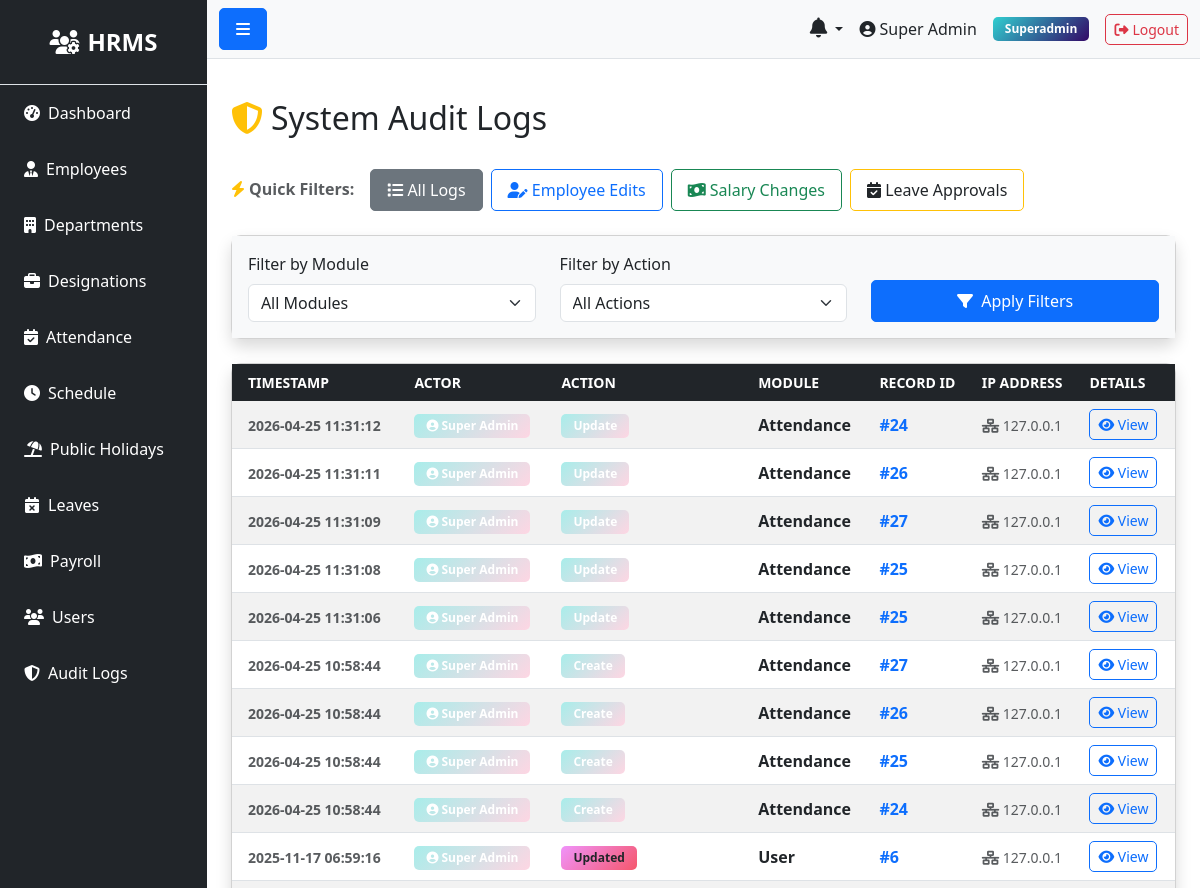
/audit-logs (signed in, upper part), run on an earlier commit of the app's database.
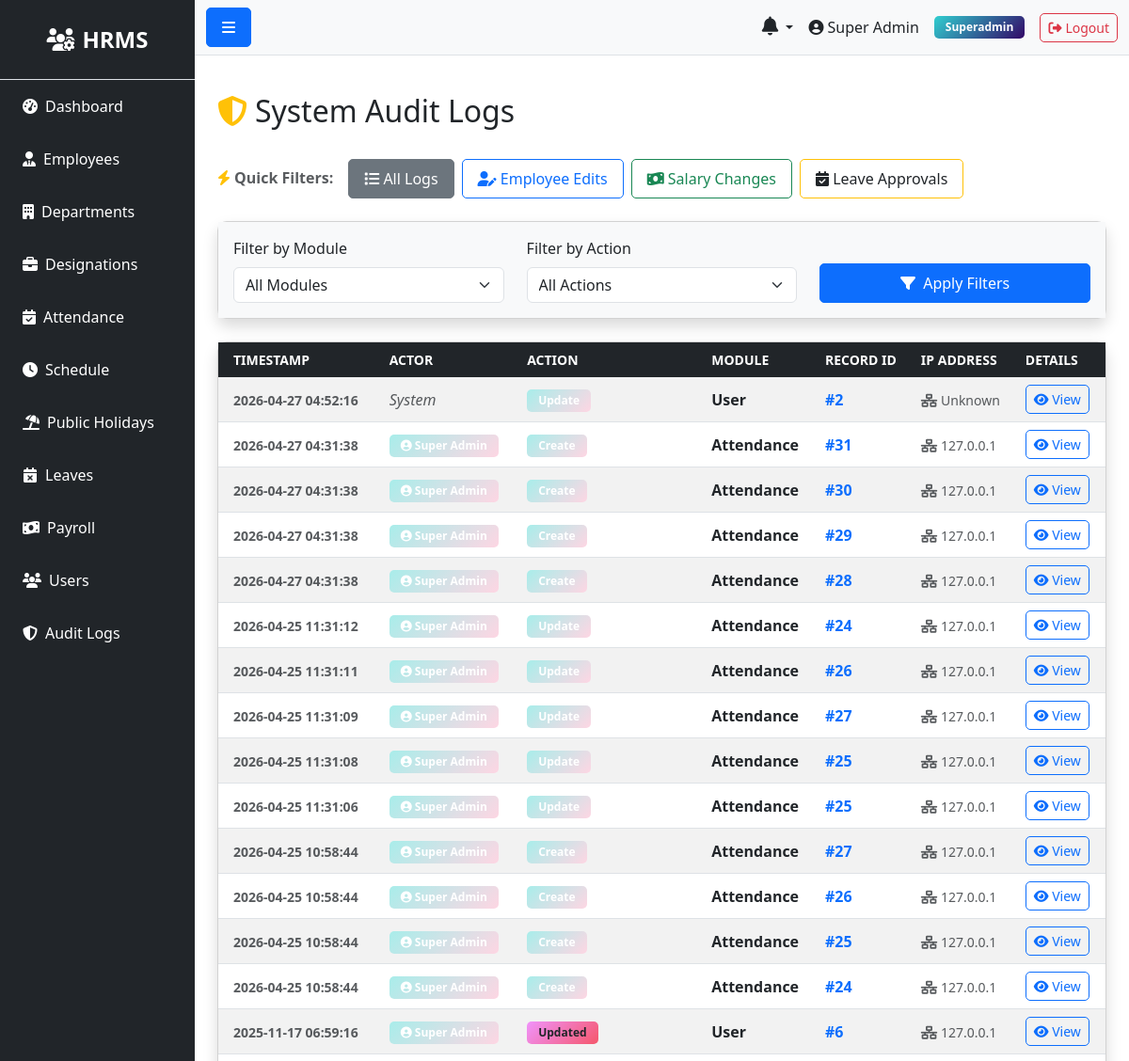
And on a later commit of the database.
### models.py (models this page shows)
class AuditLog(db.Model):
    __tablename__ = 'audit_logs'
    id = db.Column(db.Integer, primary_key=True)
    actor_id = db.Column(db.Integer, db.ForeignKey('users.id'), nullable=True)
    action = db.Column(db.String(100), nullable=False)  # create, update, delete, login, etc.
    model = db.Column(db.String(100))
    record_id = db.Column(db.Integer)
    old_data = db.Column(db.Text)
    new_data = db.Column(db.Text)
    ip_address = db.Column(db.String(45))
    created_at = db.Column(db.DateTime, default=datetime.utcnow)
    actor = db.relationship('User', backref='audit_logs', lazy=True)

class User(UserMixin, db.Model):
    __tablename__ = 'users'
    id = db.Column(db.Integer, primary_key=True)
    role_id = db.Column(db.Integer, db.ForeignKey('roles.id'), nullable=False)
    name = db.Column(db.String(100), nullable=False)
    email = db.Column(db.String(100), unique=True, nullable=False)
    phone = db.Column(db.String(20))
    status = db.Column(db.String(20), default='active')
    password = db.Column(db.String(255), nullable=False)
    remember_token = db.Column(db.String(100))
    email_verified_at = db.Column(db.DateTime)
    created_at = db.Column(db.DateTime, default=datetime.utcnow)
    updated_at = db.Column(db.DateTime, default=datetime.utcnow, onupdate=datetime.utcnow)

### routes/admin.py (the view)
@bp.route('/audit-logs')
@login_required
def audit_logs():
    if current_user.role.name != 'superadmin':
        flash('Access denied. Only Super Admin can view audit logs.', 'danger')
        return redirect(url_for('auth.login'))
    from models import AuditLog
    model_filter = request.args.get('model')
    action_filter = request.args.get('action')
    query = AuditLog.query
    if model_filter:
        query = query.filter_by(model=model_filter)
    if action_filter:
        query = query.filter_by(action=action_filter)
    logs = query.order_by(AuditLog.created_at.desc()).limit(200).all()
    for log in logs:
        try:
            log.parsed_old = json.loads(log.old_data) if log.old_data else {}
            log.parsed_new = json.loads(log.new_data) if log.new_data else {}
            keys = set()
            keys.update(log.parsed_old.keys())
            keys.update(log.parsed_new.keys())
            log.changed_keys = sorted(list(keys))
        except:
            log.parsed_old = {}
            log.parsed_new = {}
            log.changed_keys = []
    return render_template('admin/audit_logs.html', logs=logs)

### app.py (called while the page is built)
@login_manager.user_loader
def load_user(user_id):
    try:
        return db.session.get(User, int(user_id))
    except Exception as e:
        app.logger.error(f'Error loading user {user_id}: {str(e)}')
        return None

@app.context_processor
def inject_user():
    pending_leaves = 0
    unread_notifications_count = 0
    recent_notifications = []
    try:
        if current_user.is_authenticated:
            if getattr(current_user, 'role', None) and current_user.role.name in ['superadmin', 'hr']:
                from models import Leave
                pending_leaves = Leave.query.filter_by(status='pending').count()
            unread_notifications_count = Notification.query.filter_by(user_id=current_user.id, is_read=False).count()
            recent_notifications = Notification.query.filter_by(user_id=current_user.id).order_by(Notification.created_at.desc()).limit(5).all()
    except Exception:
        pass
    return dict(current_user=current_user, pending_leaves=pending_leaves, unread_notifications_count=unread_notifications_count, recent_notifications=recent_notifications)

### templates/admin/audit_logs.html (shortened to what the changed rows need)
{% extends "base.html" %}
{% block content %}
<div class="d-flex justify-content-between align-items-center mb-4">
    <h2><i class="fas fa-shield-alt text-warning me-2"></i>System Audit Logs</h2>
</div>
<div class="card shadow">
    <div class="card-body p-0">
        <div class="table-responsive">
            <table class="table table-hover table-striped align-middle mb-0">
                <thead class="table-dark">
                    <tr>
                        <th class="ps-3 border-0">Timestamp</th>
                        <th class="border-0">Actor</th>
                        <th class="border-0">Action</th>
                        <th class="border-0">Module</th>
                        <th class="border-0">Record ID</th>
                        <th class="border-0">IP Address</th>
                        <th class="border-0">Details</th>
                    </tr>
                </thead>
                <tbody>
                    {% for log in logs %}
                    <tr>
                        <td class="ps-3"><small class="text-muted fw-bold">{{ log.created_at.strftime('%Y-%m-%d %H:%M:%S') if log.created_at else 'Unknown' }}</small></td>
                        <td>
                            {% if log.actor %}
                                <span class="badge bg-secondary"><i class="fas fa-user-circle"></i> {{ log.actor.name }}</span>
                            {% else %}
                                <span class="text-muted fst-italic">System</span>
                            {% endif %}
                        </td>
                        <td>
                            {% if log.action == 'create' %}
                                <span class="badge bg-success">Created</span>
                            {% elif log.action == 'update' %}
                                <span class="badge bg-warning text-dark">Updated</span>
                            {% elif log.action == 'delete' %}
                                <span class="badge bg-danger">Deleted</span>
                            {% elif log.action == 'login' %}
                                <span class="badge bg-info text-dark">Logged In</span>
                            {% elif log.action == 'deactivate' %}
                                <span class="badge bg-dark">Deactivated</span>
                            {% else %}
                                <span class="badge bg-secondary">{{ log.action|title }}</span>
                            {% endif %}
                        </td>
                        <td><strong>{{ log.model or '-' }}</strong></td>
                        <td><span class="text-primary fw-bold">#{{ log.record_id or '-' }}</span></td>
                        <td><small class="text-muted"><i class="fas fa-network-wired"></i> {{ log.ip_address or 'Unknown' }}</small></td>
                        <td>
                            <button type="button" class="btn btn-sm btn-outline-primary" data-bs-toggle="modal" data-bs-target="#logModal{{ log.id }}">
                                <i class="fas fa-eye"></i> View
                            </button>
                        </td>
                    </tr>
                    {% else %}
                    <tr>
                        <td colspan="7" class="text-center py-5 text-muted">No audit logs found matching criteria.</td>
                    </tr>
                    {% endfor %}
                </tbody>
            </table>
        </div>
    </div>
</div>
{% endblock %}

What changed in the data, as far as the page shows it:
added AuditLog: created_at "2026-04-27 04:52:16", shows "System", action "Update", model "User", record "2", ip_address "Unknown"
added AuditLog: created_at "2026-04-27 04:31:38", actor.name "Super Admin", action "Create", model "Attendance", record "31", ip_address "127.0.0.1"
added AuditLog: created_at "2026-04-27 04:31:38", actor.name "Super Admin", action "Create", model "Attendance", record "30", ip_address "127.0.0.1"
added AuditLog: created_at "2026-04-27 04:31:38", actor.name "Super Admin", action "Create", model "Attendance", record "29", ip_address "127.0.0.1"
added AuditLog: created_at "2026-04-27 04:31:38", actor.name "Super Admin", action "Create", model "Attendance", record "28", ip_address "127.0.0.1"
